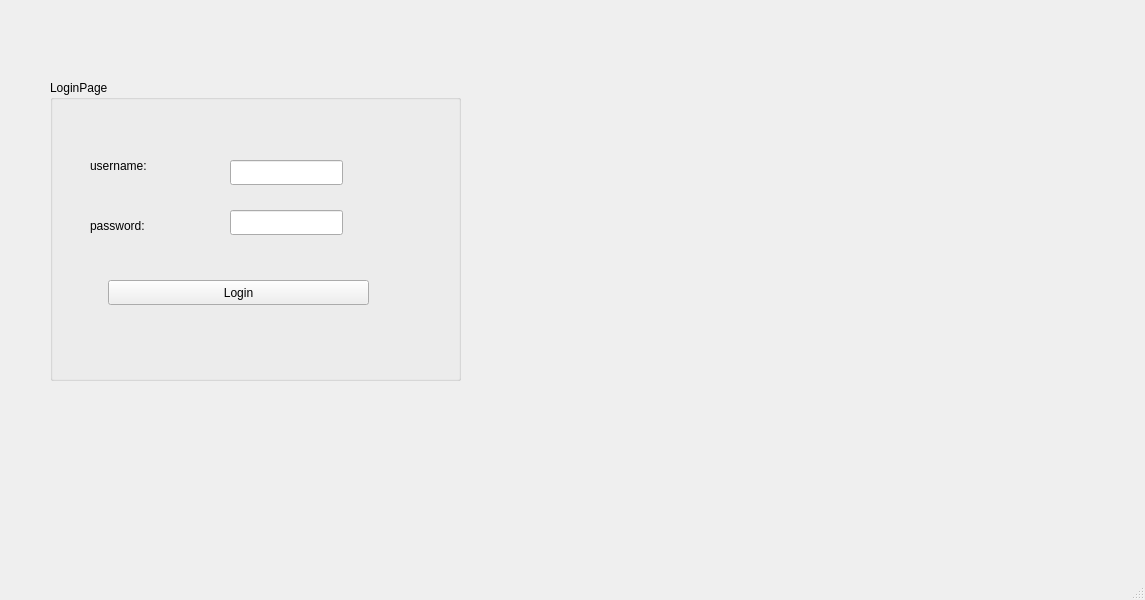
<?xml version="1.0" encoding="UTF-8"?>
<ui version="4.0">
 <class>MainWindow</class>
 <widget class="QMainWindow" name="MainWindow">
  <property name="geometry">
   <rect>
    <x>0</x>
    <y>0</y>
    <width>1145</width>
    <height>600</height>
   </rect>
  </property>
  <property name="windowTitle">
   <string>MainWindow</string>
  </property>
  <widget class="QWidget" name="centralwidget">
   <widget class="QGroupBox" name="groupBox">
    <property name="geometry">
     <rect>
      <x>50</x>
      <y>80</y>
      <width>411</width>
      <height>301</height>
     </rect>
    </property>
    <property name="title">
     <string>LoginPage</string>
    </property>
    <widget class="QLabel" name="label">
     <property name="geometry">
      <rect>
       <x>40</x>
       <y>70</y>
       <width>81</width>
       <height>31</height>
      </rect>
     </property>
     <property name="text">
      <string>username:</string>
     </property>
    </widget>
    <widget class="QLabel" name="label_2">
     <property name="geometry">
      <rect>
       <x>40</x>
       <y>130</y>
       <width>71</width>
       <height>31</height>
      </rect>
     </property>
     <property name="text">
      <string>password: </string>
     </property>
    </widget>
    <widget class="QLineEdit" name="lineEdit_username">
     <property name="geometry">
      <rect>
       <x>180</x>
       <y>80</y>
       <width>113</width>
       <height>25</height>
      </rect>
     </property>
    </widget>
    <widget class="QLineEdit" name="lineEdit_password">
     <property name="geometry">
      <rect>
       <x>180</x>
       <y>130</y>
       <width>113</width>
       <height>25</height>
      </rect>
     </property>
    </widget>
    <widget class="QPushButton" name="pushButton_login">
     <property name="geometry">
      <rect>
       <x>58</x>
       <y>200</y>
       <width>261</width>
       <height>25</height>
      </rect>
     </property>
     <property name="text">
      <string>Login</string>
     </property>
    </widget>
   </widget>
  </widget>
  <widget class="QMenuBar" name="menubar">
   <property name="geometry">
    <rect>
     <x>0</x>
     <y>0</y>
     <width>1145</width>
     <height>22</height>
    </rect>
   </property>
  </widget>
  <widget class="QStatusBar" name="statusbar"/>
 </widget>
 <resources/>
 <connections/>
</ui>
